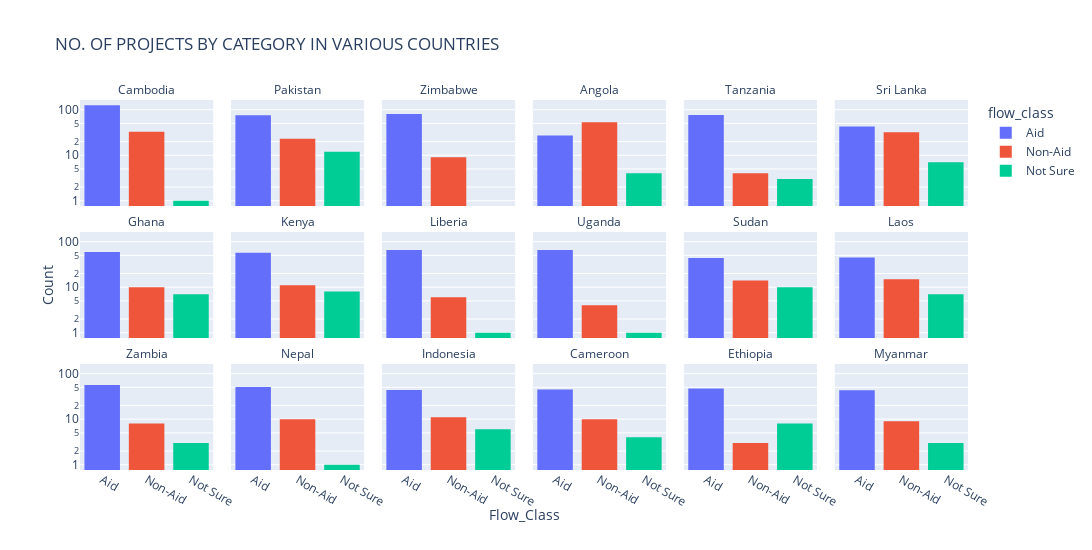

This figure's notebook cell:
### Markdown cell above
#### Furthermore, We can visualize the proportions of each category by Country.

### Code cell
ms_c = ms_dp.sort_values(by=['project_count'], ascending=False)
ms_c = ms_c.loc[ms_c['country'].isin(['Pakistan','Cambodia','Zimbabwe','Angola','Tanzania','Sri Lanka','Ghana','Kenya',
                                      'Liberia','Uganda','Sudan','Laos','Zambia','Nepal','Indonesia', 'Ethiopia', 'Myanmar','Cameroon'])]

ms_c
fig = px.histogram(ms_c, x = 'flow_class', title = 'NO. OF PROJECTS BY CATEGORY IN VARIOUS COUNTRIES', color ='flow_class', facet_col ='country',facet_col_wrap=6, log_y=True )
fig.for_each_annotation(lambda a: a.update(text=a.text.split("=")[-1]))

for axis in fig.layout:
    if type(fig.layout[axis]) == go.layout.YAxis:
        fig.layout[axis].title.text = ''
        
for axis in fig.layout:
    if type(fig.layout[axis]) == go.layout.XAxis:
        fig.layout[axis].title.text = ''
        
fig.update_layout(
    width=1850, height=550,
    # keep the original annotations and add a list of new annotations:
    annotations = list(fig.layout.annotations) + [
        dict(
            x=0.5,
            y=-0.15,
            font=dict(
                size=14
            ),
            showarrow=False,
            text="Flow_Class",
            xref="paper",
            yref="paper"
        ),
        dict(
            x=-0.05,
            y=0.5,
            font=dict(
                size=14
            ),
            showarrow=False,
            text="Count",
            textangle=-90,
            xref="paper",
            yref="paper"
        )
    ]
)

fig.show()
